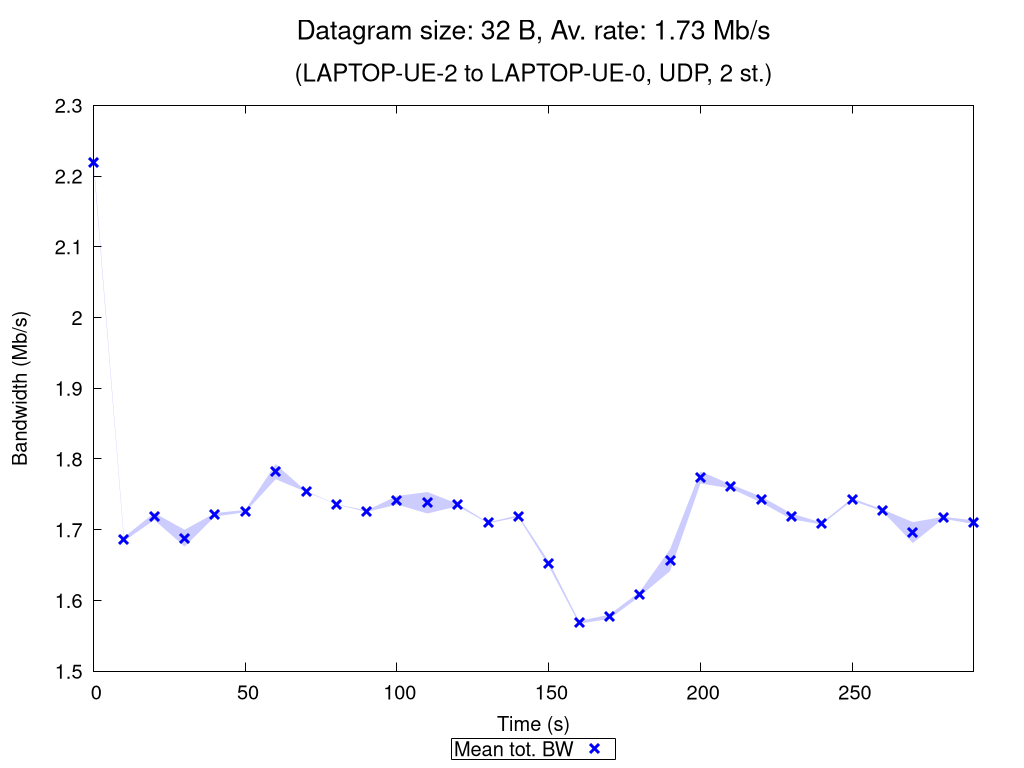

gnuplot code for this plot:
set terminal pngcairo nocrop enhanced size 1024,768 font "Verdana,15"
set output "UDP_2_st_2020_10_12_08-36-02_two2one_00032B.png"

set title "{/=20 Datagram size: 32 B, Av. rate: 1.73 Mb/s}\n\n{/=18 (LAPTOP-UE-2 to LAPTOP-UE-0, UDP, 2 st.)}"

set xlabel "Time (s)"
set ylabel "Bandwidth (Mb/s)"
set ytics nomirror
set key bmargin center horizontal box samplen 1 width -1
set bmargin 4.6
set rmargin 4.5

rf = 1000000.0  # rate factor
set style fill transparent solid 0.2 noborder
set autoscale xfix
plot "UDP_2_st_2020_10_12_08-36-02_two2one_00032B_iperf_processed.dat" using 1:($2/rf-$3/rf):($2/rf+$3/rf) with filledcurves lc rgb "blue" notitle, \
     "" using 1:($2/rf) with points pt 2 ps 1.5 lw 3 lc rgb "blue" title "Mean tot. BW", \
